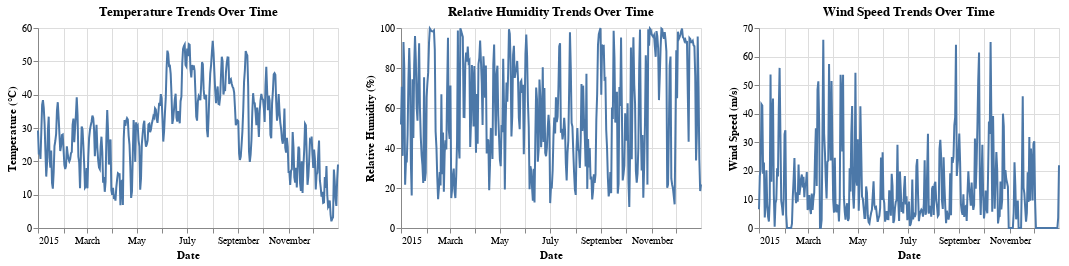

Notebook code cell kept with this figure:
### Markdown cell above
Last I wanted to look a the weather trends of Mt. Rainier overall.

`In response to my low-fi weather trends graph, my participants (again) said I needed to split these out into their own separate graphs`

### Code cell
temperature_chart = alt.Chart(weather_data).mark_line().encode(
    x='Date:T',  
    y=alt.Y('Temperature AVG:Q', axis=alt.Axis(title='Temperature (°C)')), 
    tooltip=['Date', 'Temperature AVG']  
).properties(
    width=300,
    height=200,
    title='Temperature Trends Over Time'
)

humidity_chart = alt.Chart(weather_data).mark_line().encode(
    x='Date:T',
    y=alt.Y('Relative Humidity AVG:Q', axis=alt.Axis(title='Relative Humidity (%)')),
    tooltip=['Date', 'Relative Humidity AVG']
).properties(
    width=300,
    height=200, 
    title='Relative Humidity Trends Over Time'
)

wind_speed_chart = alt.Chart(weather_data).mark_line().encode(
    x='Date:T',
    y=alt.Y('Wind Speed Daily AVG:Q', axis=alt.Axis(title='Wind Speed (m/s)')),
    tooltip=['Date', 'Wind Speed Daily AVG']
).properties(
    width=300,
    height=200,
    title='Wind Speed Trends Over Time'
)

temperature_chart | humidity_chart | wind_speed_chart

### Figure 1 — Vega-Lite specification as saved in the notebook (floating-point values rounded to 4 significant figures; data arrays with more than 128 entries replaced by an {"elided": "..."} marker saying what was removed)
{"config": {"view": {"continuousWidth": 300, "continuousHeight": 300}}, "hconcat": [{"mark": {"type": "line"}, "encoding": {"tooltip": [{"field": "Date", "type": "temporal"}, {"field": "Temperature AVG", "type": "quantitative"}], "x": {"field": "Date", "type": "temporal"}, "y": {"axis": {"title": "Temperature (°C)"}, "field": "Temperature AVG", "type": "quantitative"}}, "height": 200, "title": "Temperature Trends Over Time", "width": 300}, {"mark": {"type": "line"}, "encoding": {"tooltip": [{"field": "Date", "type": "temporal"}, {"field": "Relative Humidity AVG", "type": "quantitative"}], "x": {"field": "Date", "type": "temporal"}, "y": {"axis": {"title": "Relative Humidity (%)"}, "field": "Relative Humidity AVG", "type": "quantitative"}}, "height": 200, "title": "Relative Humidity Trends Over Time", "width": 300}, {"mark": {"type": "line"}, "encoding": {"tooltip": [{"field": "Date", "type": "temporal"}, {"field": "Wind Speed Daily AVG", "type": "quantitative"}], "x": {"field": "Date", "type": "temporal"}, "y": {"axis": {"title": "Wind Speed (m/s)"}, "field": "Wind Speed Daily AVG", "type": "quantitative"}}, "height": 200, "title": "Wind Speed Trends Over Time", "width": 300}], "data": {"name": "data-9b64b07f9219c238d49a7704c6f7008b"}, "$schema": "https://vega.github.io/schema/vega-lite/v5.16.3.json", "datasets": {"data-9b64b07f9219c238d49a7704c6f7008b": {"elided": "364 records"}}}
